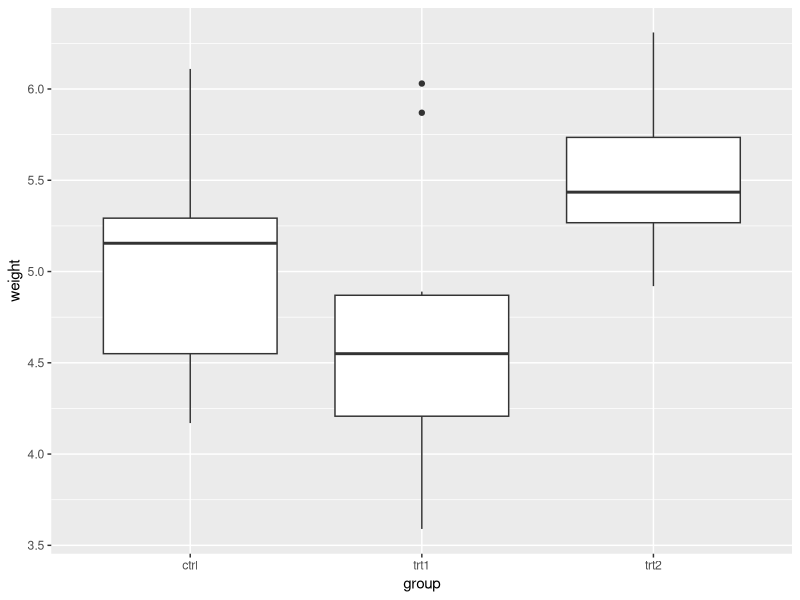
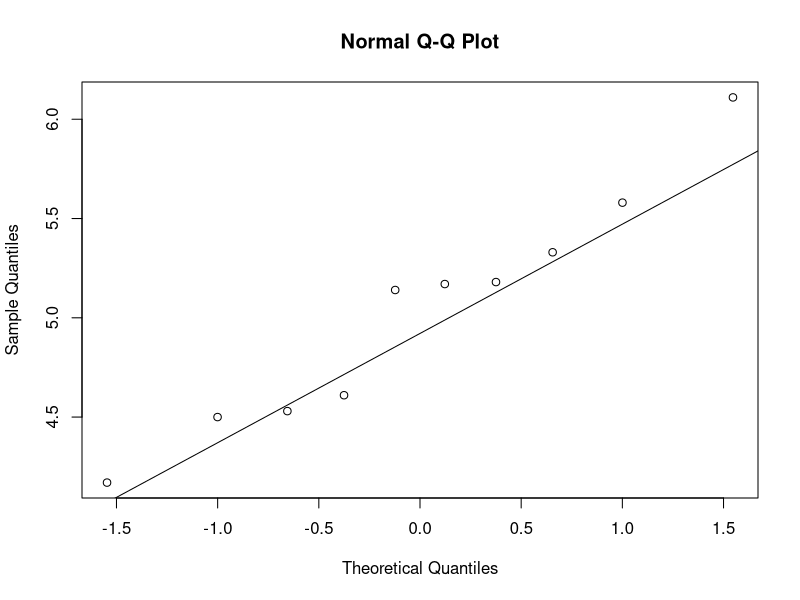

The R script that drew these images, in order: (Note: this script raises an error after producing the figures.)
## ---- chunk 1
knitr::opts_chunk$set(echo = TRUE)
library(tidyverse)
## ---- chunk 2
View(PlantGrowth)
## ---- chunk 3
ggplot(PlantGrowth,aes(group,weight))+
  geom_boxplot()
## ---- chunk 4
ctrls<-PlantGrowth%>%filter(group=="ctrl")
qqnorm(ctrls$weight)
qqline(ctrls$weight) # check whether the quantiles look like a normal distribution
## ---- chunk 5
result<-t.test(ctrls$weight,mu=0) # althouth mean of this dataset doesn't look like 0
result
## ---- chunk 6
trt1<-PlantGrowth%>%filter(group=="trt1")
result<-t.test(ctrls$weight,trt1$weight)  # p value 0.25, you can't reject the hypothesis that they have same mean
result
## ---- chunk 7
result<-wilcox.test(ctrls$weight,mu=0) # so we kown that mean is not 0, but p value is larger this time
result
## ---- chunk 8
trt1<-PlantGrowth%>%filter(group=="trt1")
result<-wilcox.test(ctrls$weight,trt1$weight) 
result
## ---- chunk 9
knitr::include_graphics("significant.png")
## ---- chunk 10
View(iris)
## ---- chunk 11
ggplot(iris,aes(Species,Sepal.Length))+geom_boxplot(notch = TRUE)
## ---- chunk 12
result<-aov(Sepal.Length~Species,iris)
plot(result)
## ---- chunk 13
summary(result)
## ---- chunk 14
TukeyHSD(result) # the results show that the three groups are totaly different
## ---- chunk 15
result<-aov(breaks~tension,warpbreaks)
plot(result)
## ---- chunk 16
my_warpbreaks<-warpbreaks%>%mutate(log_breaks=log(breaks))
result<-aov(log_breaks~tension,my_warpbreaks)
plot(result)
## ---- chunk 17
summary(result)
## ---- chunk 18
result<-kruskal.test(breaks~tension,warpbreaks)
result
## ---- chunk 19
library(lme4)
## ---- chunk 20
str(sleepstudy)
## ---- chunk 21
ggplot(sleepstudy,aes(Days,Reaction))+
  geom_point()+
  geom_smooth(method="lm")+
  facet_wrap(~Subject)
## ---- chunk 22
fm1<-lmer(Reaction~Days+(Days|Subject),sleepstudy,REML=FALSE)
plot(fm1)
## ---- chunk 23
summary(fm1)
## ---- chunk 24
fm0<-lmer(Reaction~(Days|Subject),sleepstudy,REML=FALSE)
summary(fm0)
## ---- chunk 25
anova(fm1,fm0)
